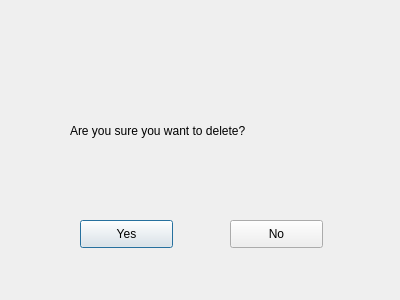
<?xml version="1.0" encoding="UTF-8"?>
<ui version="4.0">
 <class>confirmdelete</class>
 <widget class="QDialog" name="confirmdelete">
  <property name="geometry">
   <rect>
    <x>0</x>
    <y>0</y>
    <width>400</width>
    <height>300</height>
   </rect>
  </property>
  <property name="windowTitle">
   <string>Dialog</string>
  </property>
  <widget class="QLabel" name="label">
   <property name="geometry">
    <rect>
     <x>70</x>
     <y>100</y>
     <width>261</width>
     <height>61</height>
    </rect>
   </property>
   <property name="text">
    <string>Are you sure you want to delete?</string>
   </property>
  </widget>
  <widget class="QPushButton" name="pushButton">
   <property name="geometry">
    <rect>
     <x>80</x>
     <y>220</y>
     <width>93</width>
     <height>28</height>
    </rect>
   </property>
   <property name="text">
    <string>Yes</string>
   </property>
  </widget>
  <widget class="QPushButton" name="pushButton_2">
   <property name="geometry">
    <rect>
     <x>230</x>
     <y>220</y>
     <width>93</width>
     <height>28</height>
    </rect>
   </property>
   <property name="text">
    <string>No</string>
   </property>
  </widget>
 </widget>
 <resources/>
 <connections/>
</ui>
